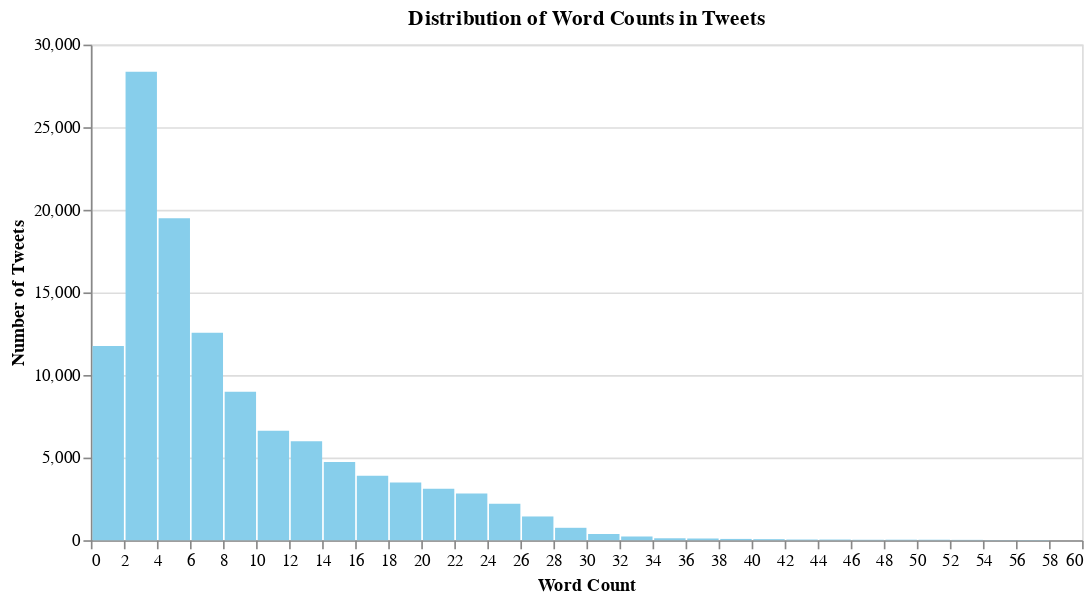

Source (notebook cell):
### Code cell
# Calculate word count
df['word_count'] = df['content'].apply(lambda x: len(str(x).split()))

# Create histogram for word count distribution
word_count_chart = alt.Chart(df).mark_bar(color='skyblue').encode(
    alt.X('word_count:Q', bin=alt.Bin(maxbins=30), title='Word Count'),
    alt.Y('count()', title='Number of Tweets'),
    tooltip=alt.Tooltip('count()', title='Number of Tweets')
).properties(
    title='Distribution of Word Counts in Tweets',
    width=600,
    height=300
)

word_count_chart

### Figure 1 — Vega specification as saved in the notebook (floating-point values rounded to 4 significant figures)
{"$schema": "https://vega.github.io/schema/vega/v5.json", "data": [{"name": "source_0", "values": [{"__count": 28362, "bin_maxbins_30_word_count": 2.0, "bin_maxbins_30_word_count_end": 4.0}, {"__count": 12554, "bin_maxbins_30_word_count": 6.0, "bin_maxbins_30_word_count_end": 8.0}, {"__count": 11754, "bin_maxbins_30_word_count": 0.0, "bin_maxbins_30_word_count_end": 2.0}, {"__count": 19493, "bin_maxbins_30_word_count": 4.0, "bin_maxbins_30_word_count_end": 6.0}, {"__count": 5996, "bin_maxbins_30_word_count": 12.0, "bin_maxbins_30_word_count_end": 14.0}, {"__count": 3897, "bin_maxbins_30_word_count": 16.0, "bin_maxbins_30_word_count_end": 18.0}, {"__count": 3494, "bin_maxbins_30_word_count": 18.0, "bin_maxbins_30_word_count_end": 20.0}, {"__count": 3121, "bin_maxbins_30_word_count": 20.0, "bin_maxbins_30_word_count_end": 22.0}, {"__count": 4728, "bin_maxbins_30_word_count": 14.0, "bin_maxbins_30_word_count_end": 16.0}, {"__count": 8980, "bin_maxbins_30_word_count": 8.0, "bin_maxbins_30_word_count_end": 10.0}, {"__count": 751, "bin_maxbins_30_word_count": 28.0, "bin_maxbins_30_word_count_end": 30.0}, {"__count": 1437, "bin_maxbins_30_word_count": 26.0, "bin_maxbins_30_word_count_end": 28.0}, {"__count": 2212, "bin_maxbins_30_word_count": 24.0, "bin_maxbins_30_word_count_end": 26.0}, {"__count": 6627, "bin_maxbins_30_word_count": 10.0, "bin_maxbins_30_word_count_end": 12.0}, {"__count": 2830, "bin_maxbins_30_word_count": 22.0, "bin_maxbins_30_word_count_end": 24.0}, {"__count": 225, "bin_maxbins_30_word_count": 32.0, "bin_maxbins_30_word_count_end": 34.0}, {"__count": 377, "bin_maxbins_30_word_count": 30.0, "bin_maxbins_30_word_count_end": 32.0}, {"__count": 29, "bin_maxbins_30_word_count": 50.0, "bin_maxbins_30_word_count_end": 52.0}, {"__count": 40, "bin_maxbins_30_word_count": 44.0, "bin_maxbins_30_word_count_end": 46.0}, {"__count": 21, "bin_maxbins_30_word_count": 52.0, "bin_maxbins_30_word_count_end": 54.0}, {"__count": 117, "bin_maxbins_30_word_count": 34.0, "bin_maxbins_30_word_count_end": 36.0}, {"__count": 78, "bin_maxbins_30_word_count": 38.0, "bin_maxbins_30_word_count_end": 40.0}, {"__count": 103, "bin_maxbins_30_word_count": 36.0, "bin_maxbins_30_word_count_end": 38.0}, {"__count": 27, "bin_maxbins_30_word_count": 46.0, "bin_maxbins_30_word_count_end": 48.0}, {"__count": 41, "bin_maxbins_30_word_count": 42.0, "bin_maxbins_30_word_count_end": 44.0}, {"__count": 63, "bin_maxbins_30_word_count": 40.0, "bin_maxbins_30_word_count_end": 42.0}, {"__count": 31, "bin_maxbins_30_word_count": 48.0, "bin_maxbins_30_word_count_end": 50.0}, {"__count": 5, "bin_maxbins_30_word_count": 56.0, "bin_maxbins_30_word_count_end": 58.0}, {"__count": 11, "bin_maxbins_30_word_count": 54.0, "bin_maxbins_30_word_count_end": 56.0}, {"__count": 1, "bin_maxbins_30_word_count": 58.0, "bin_maxbins_30_word_count_end": 60.0}]}, {"name": "source_0_y_domain___count", "values": [{"min": 1, "max": 28362}]}], "signals": [{"name": "bin_maxbins_30_word_count_bins", "value": {"fields": ["word_count"], "fname": "bin_word_count", "start": 0.0, "step": 2.0, "stop": 60.0}}], "marks": [{"type": "rect", "name": "marks", "from": {"data": "source_0"}, "encode": {"update": {"y": {"field": "__count", "scale": "y"}, "fill": {"value": "skyblue"}, "x": {"field": "bin_maxbins_30_word_count_end", "scale": "x", "offset": {"signal": "0.5 + (abs(scale(\"x\", datum[\"bin_maxbins_30_word_count_end\"]) - scale(\"x\", datum[\"bin_maxbins_30_word_count\"])) < 0.25 ? 0.5 * (0.25 - (abs(scale(\"x\", datum[\"bin_maxbins_30_word_count_end\"]) - scale(\"x\", datum[\"bin_maxbins_30_word_count\"])))) : -0.5)"}}, "y2": {"value": 0, "scale": "y"}, "tooltip": {"signal": "format(datum[\"__count\"], \"\")"}, "x2": {"field": "bin_maxbins_30_word_count", "scale": "x", "offset": {"signal": "0.5 + (abs(scale(\"x\", datum[\"bin_maxbins_30_word_count_end\"]) - scale(\"x\", datum[\"bin_maxbins_30_word_count\"])) < 0.25 ? -0.5 * (0.25 - (abs(scale(\"x\", datum[\"bin_maxbins_30_word_count_end\"]) - scale(\"x\", datum[\"bin_maxbins_30_word_count\"])))) : 0.5)"}}}}, "style": ["bar"]}], "scales": [{"name": "x", "type": "linear", "domain": {"signal": "[bin_maxbins_30_word_count_bins.start, bin_maxbins_30_word_count_bins.stop]"}, "range": [0, {"signal": "width"}], "bins": {"signal": "bin_maxbins_30_word_count_bins"}, "zero": false}, {"name": "y", "type": "linear", "domain": [{"signal": "(data(\"source_0_y_domain___count\")[0] || {}).min"}, {"signal": "(data(\"source_0_y_domain___count\")[0] || {}).max"}], "range": [{"signal": "height"}, 0], "nice": true, "zero": true}], "axes": [{"scale": "y", "labels": false, "minExtent": 0, "tickCount": {"signal": "ceil(height/40)"}, "gridScale": "x", "ticks": false, "grid": true, "maxExtent": 0, "zindex": 0, "domain": false, "aria": false, "orient": "left"}, {"scale": "x", "tickCount": {"signal": "ceil(width/10)"}, "grid": false, "zindex": 0, "title": "Word Count", "orient": "bottom", "labelFlush": true, "labelOverlap": true}, {"scale": "y", "grid": false, "zindex": 0, "orient": "left", "title": "Number of Tweets", "labelOverlap": true, "tickCount": {"signal": "ceil(height/40)"}}], "title": {"text": "Distribution of Word Counts in Tweets", "frame": "group"}, "padding": 5, "height": 300, "width": 600, "background": "white", "style": "cell"}
